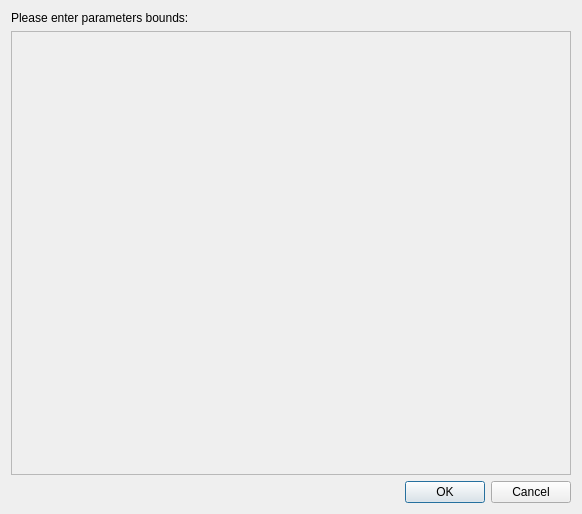
<?xml version="1.0" encoding="UTF-8"?>
<ui version="4.0">
 <class>Dialog</class>
 <widget class="QDialog" name="Dialog">
  <property name="geometry">
   <rect>
    <x>0</x>
    <y>0</y>
    <width>582</width>
    <height>514</height>
   </rect>
  </property>
  <property name="maximumSize">
   <size>
    <width>744</width>
    <height>514</height>
   </size>
  </property>
  <property name="windowTitle">
   <string>Dialog</string>
  </property>
  <layout class="QGridLayout" name="gridLayout_2">
   <item row="0" column="0">
    <layout class="QGridLayout" name="gridLayout">
     <item row="2" column="1">
      <widget class="QDialogButtonBox" name="buttonBox">
       <property name="orientation">
        <enum>Qt::Horizontal</enum>
       </property>
       <property name="standardButtons">
        <set>QDialogButtonBox::Cancel|QDialogButtonBox::Ok</set>
       </property>
      </widget>
     </item>
     <item row="0" column="1">
      <widget class="QLabel" name="label">
       <property name="text">
        <string>Please enter parameters bounds:</string>
       </property>
      </widget>
     </item>
     <item row="1" column="1">
      <widget class="QScrollArea" name="scrollArea">
       <property name="widgetResizable">
        <bool>true</bool>
       </property>
       <widget class="QWidget" name="scrollAreaWidgetContents">
        <property name="geometry">
         <rect>
          <x>0</x>
          <y>0</y>
          <width>556</width>
          <height>430</height>
         </rect>
        </property>
       </widget>
      </widget>
     </item>
    </layout>
   </item>
  </layout>
 </widget>
 <resources/>
 <connections>
  <connection>
   <sender>buttonBox</sender>
   <signal>accepted()</signal>
   <receiver>Dialog</receiver>
   <slot>accept()</slot>
   <hints>
    <hint type="sourcelabel">
     <x>248</x>
     <y>254</y>
    </hint>
    <hint type="destinationlabel">
     <x>157</x>
     <y>274</y>
    </hint>
   </hints>
  </connection>
  <connection>
   <sender>buttonBox</sender>
   <signal>rejected()</signal>
   <receiver>Dialog</receiver>
   <slot>reject()</slot>
   <hints>
    <hint type="sourcelabel">
     <x>316</x>
     <y>260</y>
    </hint>
    <hint type="destinationlabel">
     <x>286</x>
     <y>274</y>
    </hint>
   </hints>
  </connection>
 </connections>
</ui>
